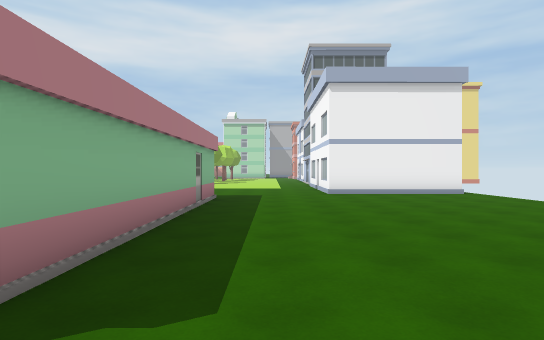
view 1 (above)

24 first-person views from a walk through a Unity game level. The camera is 1.5 m above the floor, looks level and sees 80° across. The floor is counted in squares, 2 m on a side. Each view is taken from the middle of a square. On the plan, view 1 faces up. The plan holds only what a view shows up to about 11 squares ahead; the rest is blank. The place goes on beyond the plan. Some animated figures are left out. Some surface patterns are stand-ins.

view 2
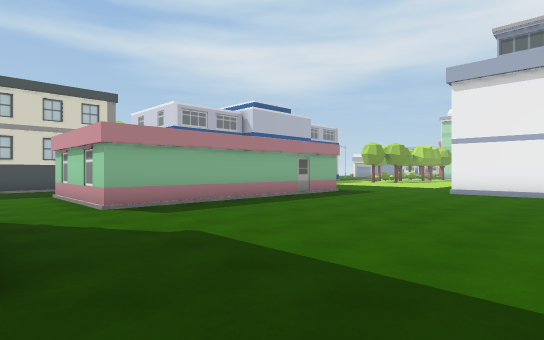

view 3
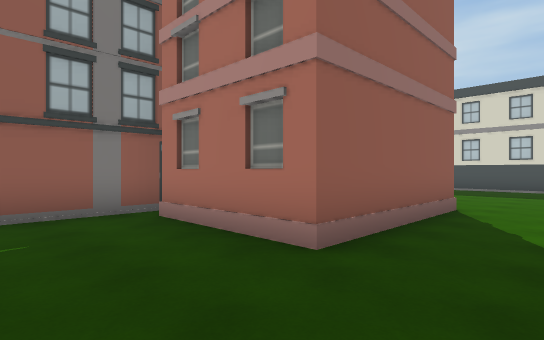

view 4
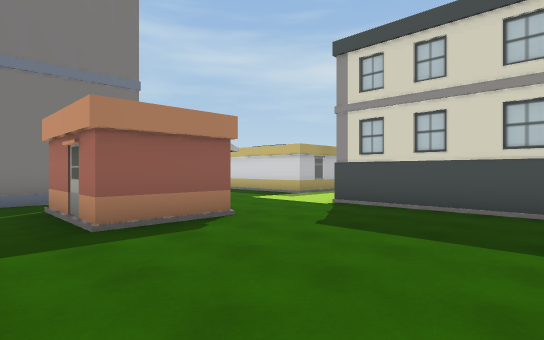

view 5
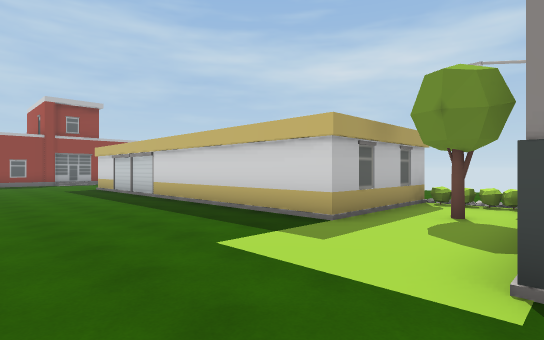

view 6
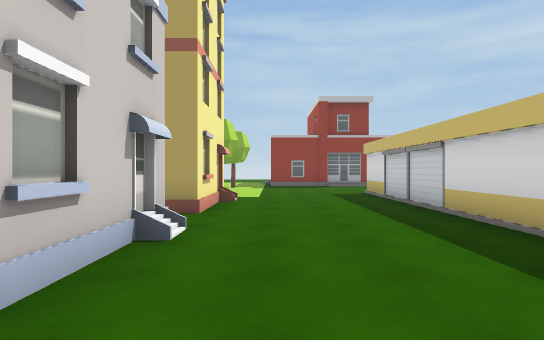

view 7
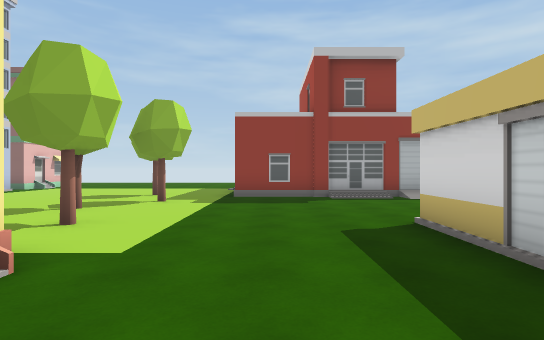

view 8
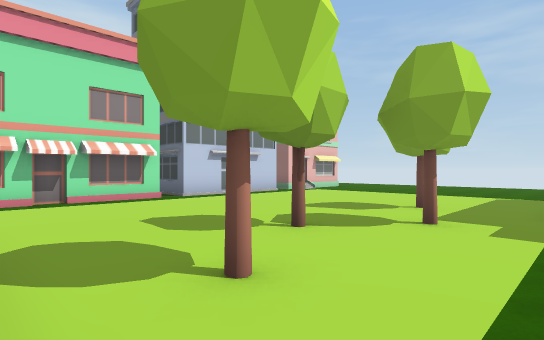

view 9
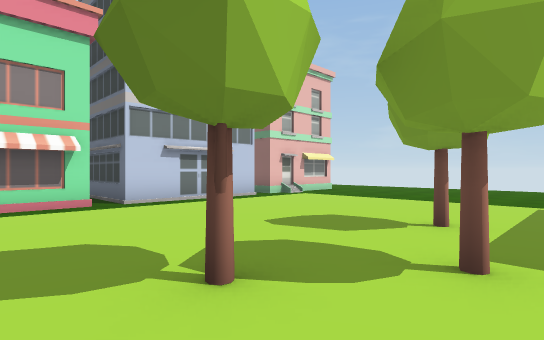

view 10
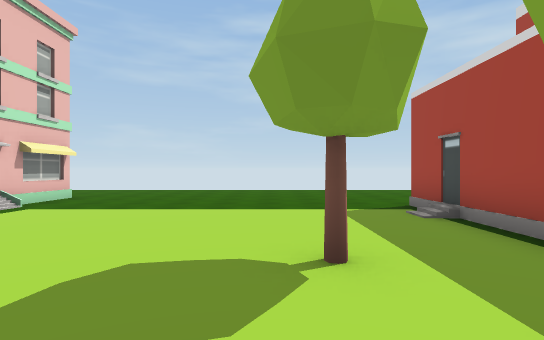

view 11
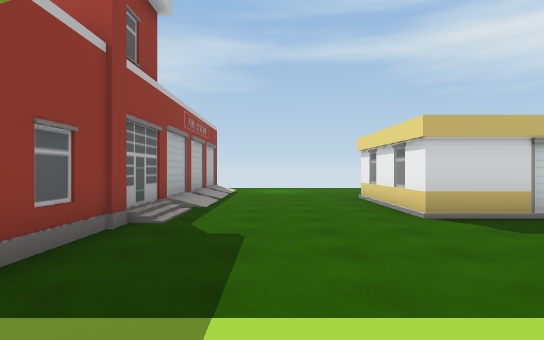

view 12
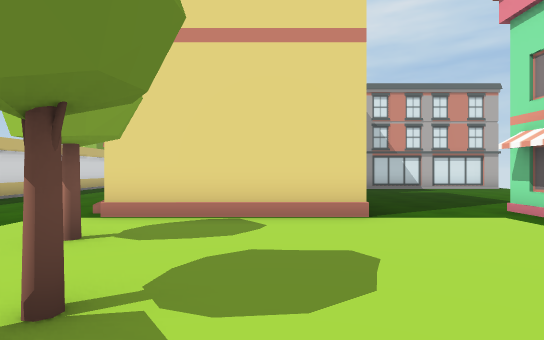

view 13
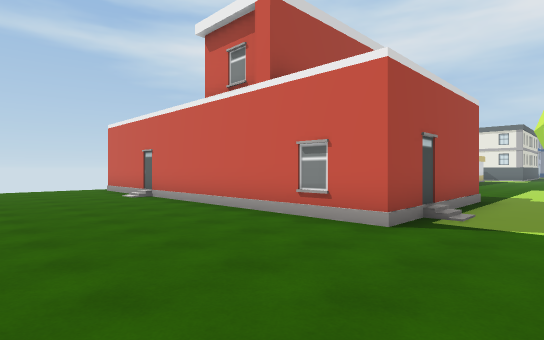

view 14
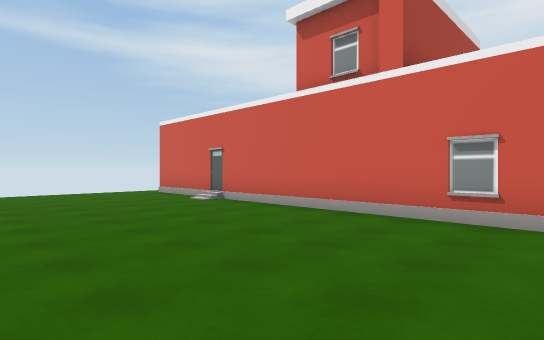

view 15
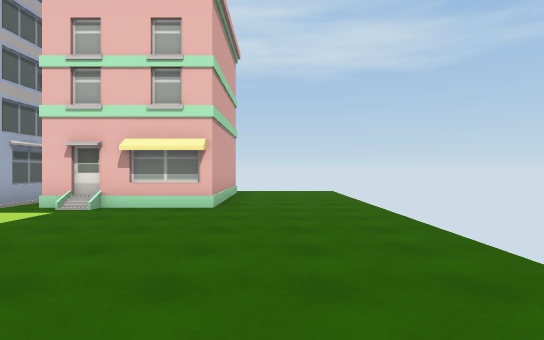

view 16
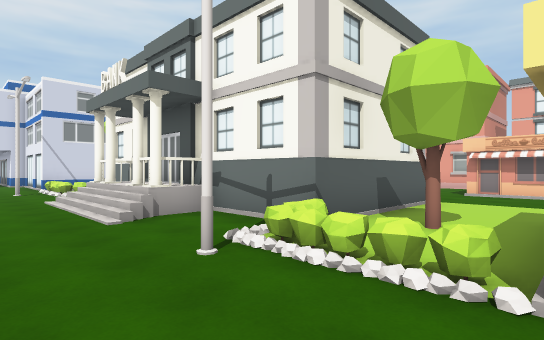

view 17
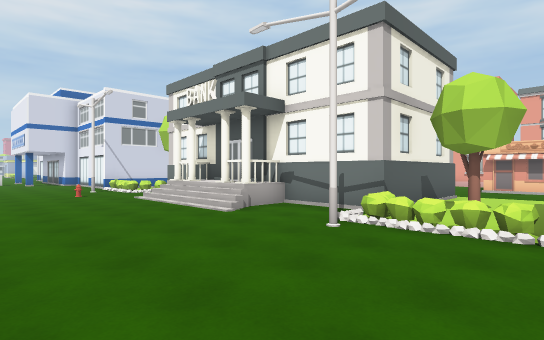

view 18
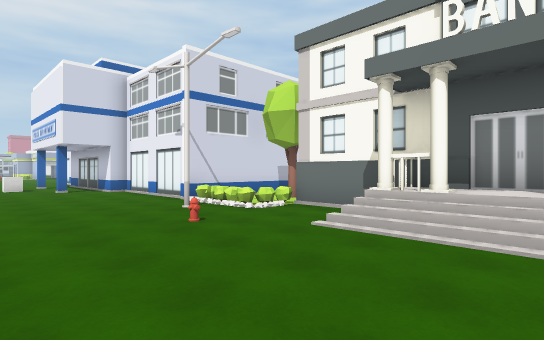

view 19
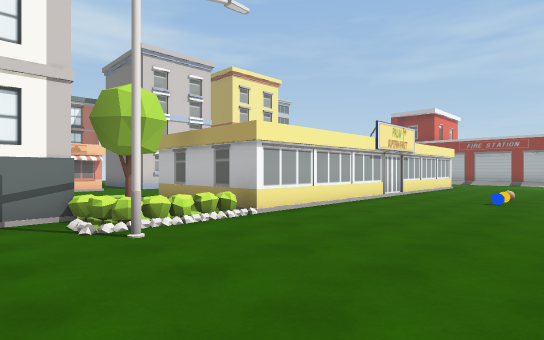

view 20
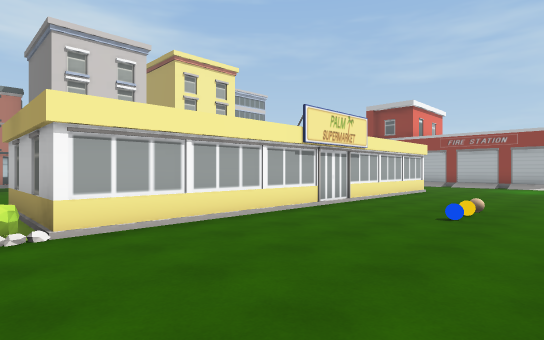

view 21
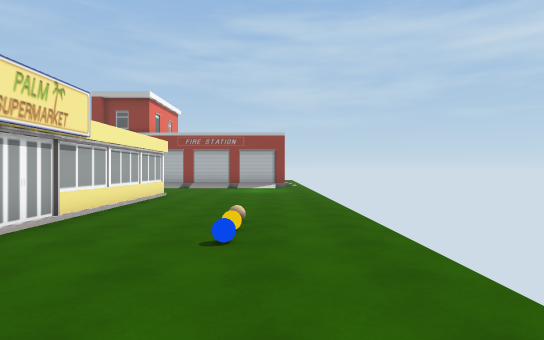

view 22
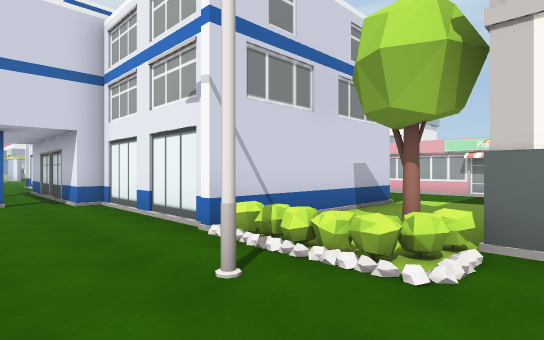

view 23
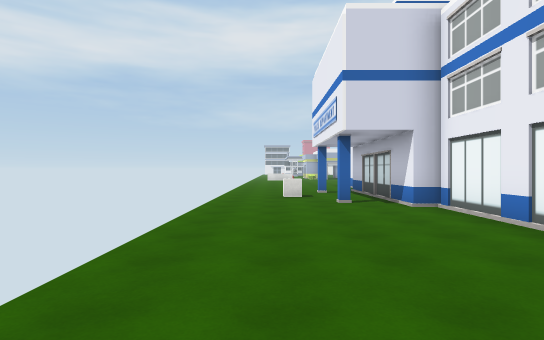

view 24
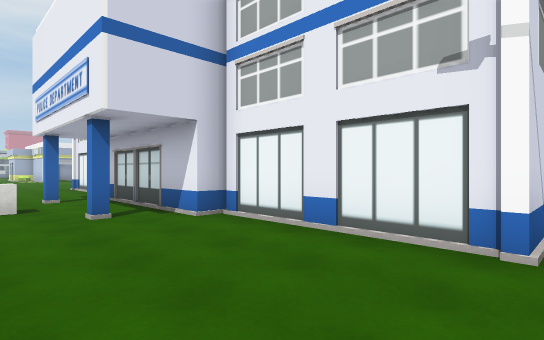

### Floor plan
Key: @ floor where view 1 was taken; # wall or solid block; . floor; / step, stairs or slope; ^ raised ledge; T tree; B bush; H hydrant; L blue ball; A ball; O other object.
Columns run from 18 left of view 1 to 5 right of it. Each row starts with its distance up from view 1.
 15 ...O#
 14 ....#
 13 ..O.O
 12 ....#
 11 ....##           ...O
 10 .....#           .......
  9 .....#           .......
  8 .....#       #  #.......
  7 .....#    ...#  #.......
  6 ....BB ......#  #.......
  5 ....BB.T.....#  #......
  4 .....B#...      #.......
  3 ...H..#         #.......
  2 ......#        ##.......
  1 ..../ #  #...O##O.......
  0  .../ ^  #........@....
 -1 ..../O#  #.......####...
 -2 ..../O#  #.......   #...
 -3 ......#  #......O   #...
 -4 .....B####.......   #...
 -5 ....B.T......# ..   ###
 -6 ....B........O
 -7 .....####....
 -8 .....   #....
 -9 ....O   #....#
-10 .....   #....#     ....
-11 .L..O   #....#    .....
-12 ..A..   #....     .....
-13 ..O.O   #...O#   .....
-14 ....O   #....    ....
-15 ....O   #.../    ...#
-16 ....O   #...........#
-17 ....O   #....T......#
-18 ....................#
-19 ..............T....O#
-20  ...................#
-21   ...........T......###
-22       ///...........#
-23            #.T......#
-24            #........
-25            #.........OO
-26            #........#
-27 .#########O#........#
-28 ....................O
-29 ........................
-30 ........................
-31 ............ ...........
-32       .... . ...........

Positions as (right, up) in squares from view 1, and headings:
1: (0, 0), facing up
2: (5, -1), facing up-left
3: (5, 1), facing down-left
4: (-2, 0), facing down-left
5: (-6, -4), facing down-left
6: (-7, -7), facing down
7: (-8, -13), facing down
8: (-7, -16), facing down-right
9: (-6, -18), facing down-right
10: (-4, -20), facing down
11: (-5, -20), facing left
12: (-3, -21), facing up
13: (-5, -31), facing up-left
14: (-7, -32), facing up-left
15: (-5, -30), facing right
16: (-16, -7), facing up-right
17: (-18, -7), facing up-right
18: (-18, -1), facing up-right
19: (-18, -3), facing down-right
20: (-18, -6), facing down-right
21: (-17, -8), facing down
22: (-16, 3), facing up-right
23: (-17, 4), facing up
24: (-17, 6), facing up-right
